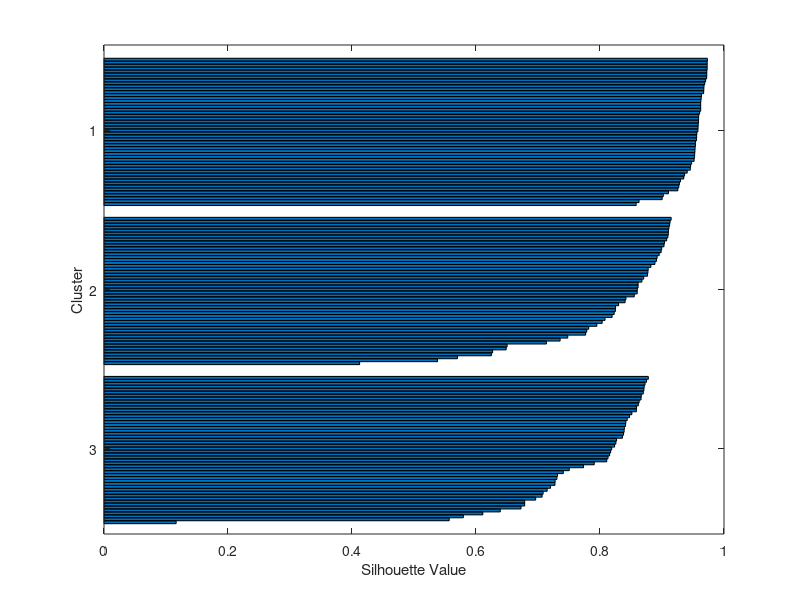

The MATLAB script that drew this image: (Note: this script raises an error after producing the figure.)
%% @autor: Gustavo Siebra
% IFCE - Campus Fortaleza
% Programa de Pos-Graduacao em Ciencias da Computacao - PPGCC
% Disciplina: Machine Learning

%% Variaveis de limpeza
clc;
clear all;
close all;

%% Le arquivo
data = load('iris.txt');

%% Treino e Teste Kmeans
K = 3; 
Max_Its = 50;

for n = 1:Max_Its
    
    distM = squareform(pdist(data));
    [U, Z, Err] = kmeans(data,K);
    s = silhouette(data,U);
    disp(sprintf('Dunns index for kmeans %d', dunns(3,distM,U)));
    %% Acuracia
    acc(n) = acuracia(U, data(:,end));
    
end

[accMedia, desvioPadrao] = plotAccuracy( Max_Its, acc );

%% Region Decision
% [XY] = deciosionregion(data, K);